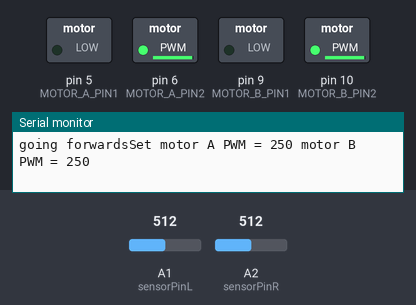
The sketch below on a simulated Arduino Uno, built with avr-gcc and run on an emulated ATmega328P. Parts: switched loads named in the sketch (green lamp = pin HIGH), the last lines printed to the serial monitor. Inputs (shaded band) come from the test bench; at power-on: A1 (sensorPinL) = 512, A2 (sensorPinR) = 512.

Above: at 1.3 s.
1.4 s: A1 (sensorPinL) set to 546
2.9 s: A1 (sensorPinL) set to 574
At 3.4 s:
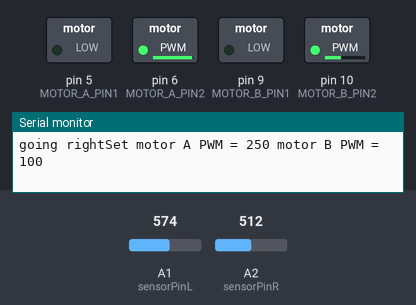
4.5 s: A2 (sensorPinR) set to 542
At 4.8 s:
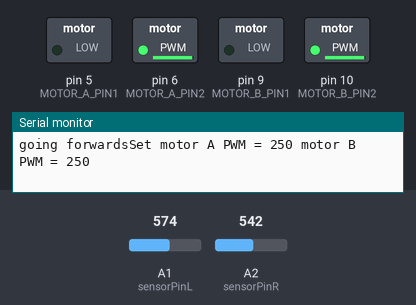
7.5 s: A2 (sensorPinR) set to 605
10.5 s: A2 (sensorPinR) set to 632
At 11.7 s:
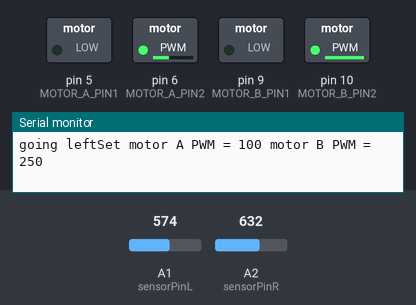
12.0 s: A2 (sensorPinR) set to 511
At 13.4 s:
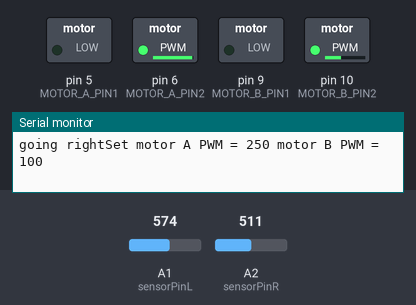
Timing chart, 0 to 14.5 s (numbered marks = the images above; inputs shaded):
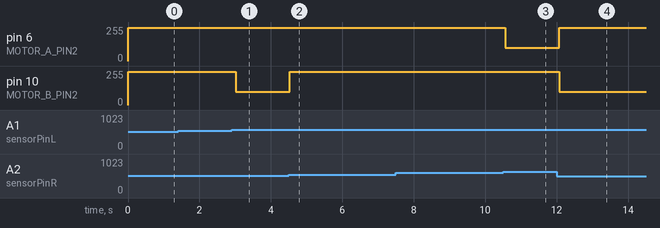

The sketch:

light_following.ino
```cpp
// (licence header left out)
/*====================================================================================*|
// WheelDrive - move a pair of DC motors at varying rate and direction
//
// Copyright (c) 2016, Garth Zeglin.  All rights reserved. Licensed under the
// terms of the BSD 3-clause license as included in LICENSE.
//
// This program assumes that:
//
//  1. A DRV8833 dual DC motor driver module is connected to pins 5, 6, 9, and 10.
//  2. A pair of motors is attached to the driver.
//  3. The serial console on the Arduino IDE is set to 9600 baud communications speed.
|*====================================================================================*/

////defining I/O pins:
//Input:
const int sensorPinL = A1;
const int sensorPinR = A2;
//Output:
#define MOTOR_A_PIN1 5
#define MOTOR_A_PIN2 6
#define MOTOR_B_PIN1 9
#define MOTOR_B_PIN2 10
////end of I/O pin definitions

////defining global variables
//constants:
const int sensorDiffThresh = 50;
const int slowSpeed = 100; //must be within range(0,255)
const int fastSpeed = 250; //must be within range(0,255)
//variables:
int sensorReadL = 0;
int sensorReadR = 0;
int sensorDiff  = 0;
int servoSpeedL = 0;
int servoSpeedR = 0;
////end of global variable declarations

////===========================SETUP================================
//runs once on startup; Or after pressing reset; Or after powering on
void setup() {

  // Initialize the stepper driver control pins to output drive mode.
  pinMode(MOTOR_A_PIN1, OUTPUT);
  pinMode(MOTOR_A_PIN2, OUTPUT);
  pinMode(MOTOR_B_PIN1, OUTPUT);
  pinMode(MOTOR_B_PIN2, OUTPUT);

  // Start with drivers off, motors coasting.
  digitalWrite(MOTOR_A_PIN1, LOW);
  digitalWrite(MOTOR_A_PIN2, LOW);
  digitalWrite(MOTOR_B_PIN1, LOW);
  digitalWrite(MOTOR_B_PIN2, LOW);

  // Initialize the serial UART at 9600 bits per second.
  Serial.begin(9600);

  //end of setup
}


// ================================================================================
/// Set the current on a motor channel using PWM and directional logic.
/// Changing the current will affect the motor speed, but please note this is
/// not a calibrated speed control.  This function will configure the pin output
/// state and return.
///
/// \param pwm    PWM duty cycle ranging from -255 full reverse to 255 full forward
/// \param IN1_PIN  pin number xIN1 for the given channel
/// \param IN2_PIN  pin number xIN2 for the given channel

void set_motor_pwm(int pwm, int IN1_PIN, int IN2_PIN)
{
  if (pwm < 0) {  // reverse speeds
    analogWrite(IN1_PIN, -pwm);
    digitalWrite(IN2_PIN, LOW);

  } else { // stop or forward
    digitalWrite(IN1_PIN, LOW);
    analogWrite(IN2_PIN, pwm);
  }
}
// ================================================================================
/// Set the current on both motors.
///
/// \param pwm_A  motor A PWM, -255 to 255
/// \param pwm_B  motor B PWM, -255 to 255

void set_motor_currents(int pwm_A, int pwm_B)
{
  set_motor_pwm(pwm_A, MOTOR_A_PIN1, MOTOR_A_PIN2);
  set_motor_pwm(pwm_B, MOTOR_B_PIN1, MOTOR_B_PIN2);

  // Print a status message to the console.
  Serial.print("Set motor A PWM = ");
  Serial.print(pwm_A);
  Serial.print(" motor B PWM = ");
  Serial.println(pwm_B);
}
// ================================================================================
/// Simple primitive for the motion sequence to set a speed and wait for an interval.
///
/// \param pwm_A  motor A PWM, -255 to 255
/// \param pwm_B  motor B PWM, -255 to 255
/// \param duration delay in milliseconds
void spin_and_wait(int pwm_A, int pwm_B, int duration)
{
  set_motor_currents(pwm_A, pwm_B);
  delay(duration);
}


////===========================LOOP=================================
//loops after setup() is finished running
void loop() {

  ////taking sensor readings:
  //Left sensor:
  sensorReadL = 1023 - analogRead(sensorPinL);
  delay(1); // delay to let adc settle
  //Right sensor:
  sensorReadR = 1023 - analogRead(sensorPinR);
  delay(1); // delay to let adc settle
  ////sensor readings have been taken.

  sensorDiff = abs(sensorReadL - sensorReadR);

  ////deciding servo/motor speeds
  if (sensorDiff < sensorDiffThresh){
    //go straight forwards
    servoSpeedL = fastSpeed;
    servoSpeedR = fastSpeed;
    Serial.print("going forwards");
  }
  else if (sensorReadL > sensorReadR){
    //turn left
    servoSpeedL = slowSpeed;
    servoSpeedR = fastSpeed;
    Serial.print("going left");
  }
  else{// (sensorReadL < sensorReadR)
    //turn right
    servoSpeedL = fastSpeed;
    servoSpeedR = slowSpeed;
    Serial.print("going right");
  }
  //end if
  ////servo/motor speeds are decided

  spin_and_wait(servoSpeedL,servoSpeedR,500);// sets motor/servo speeds for the next 500 ms

  //end of loop()
}
```

Measured:
- the behaviour switches between 561 and 562 on A1 (sensorPinL) (found by bisection; images 0 and 1)
- the behaviour switches between 524 and 525 on A2 (sensorPinR) (found by bisection; images 1 and 2)
- the behaviour switches between 623 and 624 on A2 (sensorPinR) (found by bisection; images 2 and 3)
- after the input at 2.9 s, pin 10 (MOTOR_B_PIN2): 250/255 → 100/255 after 0.12 s
- after the input at 4.5 s, pin 10 (MOTOR_B_PIN2): 100/255 → 250/255 at once
- after the input at 10.5 s, pin 6 (MOTOR_A_PIN2): 250/255 → 100/255 after 0.06 s
- after the input at 12.0 s, pin 6 (MOTOR_A_PIN2): 100/255 → 250/255 after 0.07 s; pin 10 (MOTOR_B_PIN2): 250/255 → 100/255 after 0.07 s
